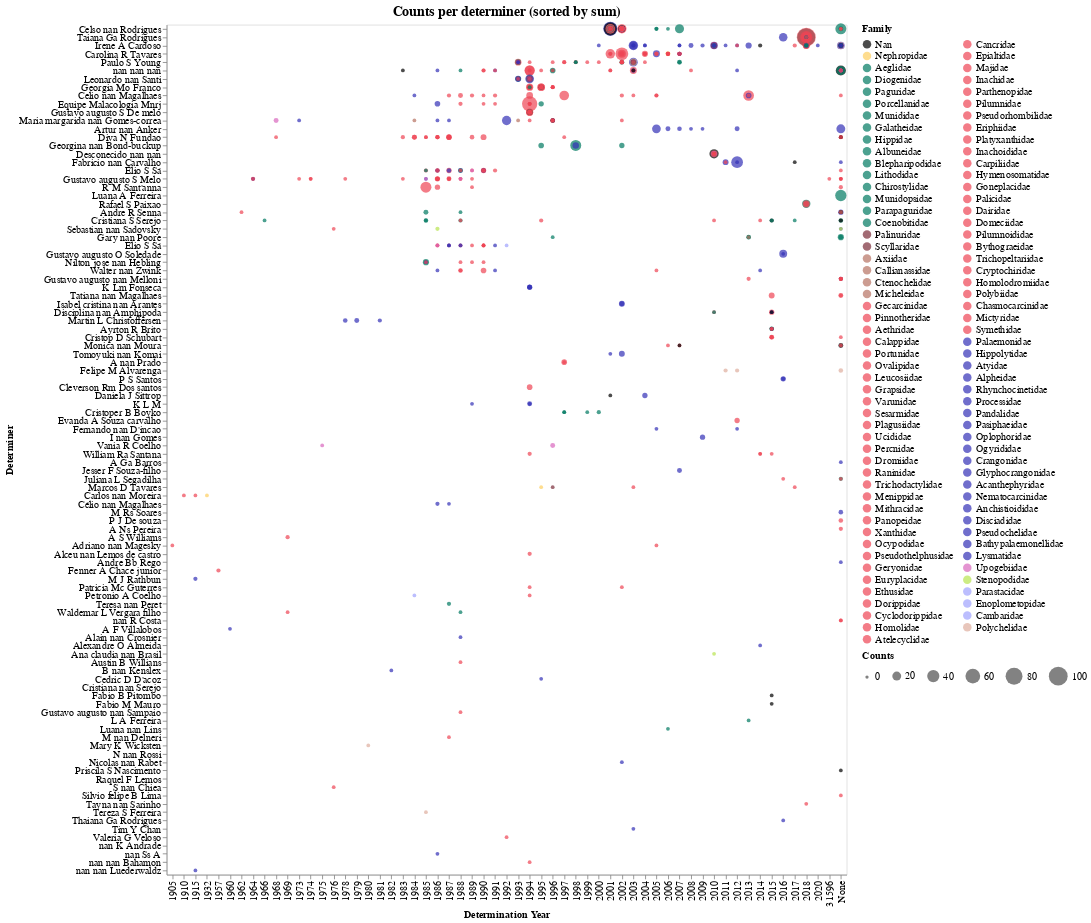

The cell this chart's notebook holds for it:
### Code cell
g = alt.Chart(teste1, title= 'Counts per determiner (sorted by sum)', width=800, height=1000, 
              ).mark_circle().encode(
    x= alt.X('det_year', type='ordinal', title='Determination Year'),
    y= alt.Y('determiner_full_name', type='nominal', title='Determiner', 
            sort=alt.EncodingSortField('counts', op="sum", order='descending')),
    size= alt.Size('counts:Q', title='Counts',
                   legend= alt.Legend(orient='right', direction='horizontal'),
                   scale=alt.Scale(range=[15, 500])),  # range ajusta tamanho do circulo
    order= alt.Order('counts', sort='descending'),  # smaller points in front
    color= alt.Color('family:N', title="Family", 
                     scale=alt.Scale(domain=list(cores_familia_naive.keys()), 
                                     range=list(cores_familia_naive.values())),
                     legend= alt.Legend(columns=2, symbolLimit= 102)),
    tooltip= alt.Tooltip(['determiner_full_name', 'det_year', 'counts', 'family'])
)

# configuring graphic elements (font, fontSize, etc)
g = g.configure_title(fontSize=16).configure_axis(
    labelFontSize=12,
    titleFontSize=12
).configure_legend(
    labelFontSize=12,
    titleFontSize=12
)

g.save('./graphs/determiner/counts_per_determiner-w-family.html')
g

### Figure 1 — Vega-Lite specification as saved in the notebook (floating-point values rounded to 4 significant figures; data arrays with more than 128 entries replaced by an {"elided": "..."} marker saying what was removed)
{"config": {"view": {"continuousWidth": 400, "continuousHeight": 300}, "axis": {"labelFontSize": 12, "titleFontSize": 12}, "legend": {"labelFontSize": 12, "titleFontSize": 12}, "title": {"fontSize": 16}}, "data": {"name": "data-fc925bb4cda74e33ec0e4ab2a28317e8"}, "mark": "circle", "encoding": {"color": {"type": "nominal", "field": "family", "legend": {"columns": 2, "symbolLimit": 102}, "scale": {"domain": ["Nan", "Nephropidae", "Aeglidae", "Diogenidae", "Paguridae", "Porcellanidae", "Munididae", "Galatheidae", "Hippidae", "Albuneidae", "Blepharipodidae", "Lithodidae", "Chirostylidae", "Munidopsidae", "Parapaguridae", "Coenobitidae", "Palinuridae", "Scyllaridae", "Axiidae", "Callianassidae", "Ctenochelidae", "Micheleidae", "Gecarcinidae", "Pinnotheridae", "Aethridae", "Calappidae", "Portunidae", "Ovalipidae", "Leucosiidae", "Grapsidae", "Varunidae", "Sesarmidae", "Plagusiidae", "Ucididae", "Percnidae", "Dromiidae", "Raninidae", "Trichodactylidae", "Menippidae", "Mithracidae", "Panopeidae", "Xanthidae", "Ocypodidae", "Pseudothelphusidae", "Geryonidae", "Euryplacidae", "Ethusidae", "Dorippidae", "Cyclodorippidae", "Homolidae", "Atelecyclidae", "Cancridae", "Epialtidae", "Majidae", "Inachidae", "Parthenopidae", "Pilumnidae", "Pseudorhombilidae", "Eriphiidae", "Platyxanthidae", "Inachoididae", "Carpiliidae", "Hymenosomatidae", "Goneplacidae", "Palicidae", "Dairidae", "Domeciidae", "Pilumnoididae", "Bythograeidae", "Trichopeltariidae", "Cryptochiridae", "Homolodromiidae", "Polybiidae", "Chasmocarcinidae", "Mictyridae", "Symethidae", "Palaemonidae", "Hippolytidae", "Atyidae", "Alpheidae", "Rhynchocinetidae", "Processidae", "Pandalidae", "Pasiphaeidae", "Oplophoridae", "Ogyrididae", "Crangonidae", "Glyphocrangonidae", "Acanthephyridae", "Nematocarcinidae", "Anchistioididae", "Disciadidae", "Pseudochelidae", "Bathypalaemonellidae", "Lysmatidae", "Upogebiidae", "Stenopodidae", "Parastacidae", "Enoplometopidae", "Cambaridae", "Polychelidae"], "range": ["#000000", "#fece5f", "#007961", "#007961", "#007961", "#007961", "#007961", "#007961", "#007961", "#007961", "#007961", "#007961", "#007961", "#007961", "#007961", "#007961", "#7a2c39", "#7a2c39", "#b67262", "#b67262", "#b67262", "#b67262", "#ee4454", "#ee4454", "#ee4454", "#ee4454", "#ee4454", "#ee4454", "#ee4454", "#ee4454", "#ee4454", "#ee4454", "#ee4454", "#ee4454", "#ee4454", "#ee4454", "#ee4454", "#ee4454", "#ee4454", "#ee4454", "#ee4454", "#ee4454", "#ee4454", "#ee4454", "#ee4454", "#ee4454", "#ee4454", "#ee4454", "#ee4454", "#ee4454", "#ee4454", "#ee4454", "#ee4454", "#ee4454", "#ee4454", "#ee4454", "#ee4454", "#ee4454", "#ee4454", "#ee4454", "#ee4454", "#ee4454", "#ee4454", "#ee4454", "#ee4454", "#ee4454", "#ee4454", "#ee4454", "#ee4454", "#ee4454", "#ee4454", "#ee4454", "#ee4454", "#ee4454", "#ee4454", "#ee4454", "#3330b7", "#3330b7", "#3330b7", "#3330b7", "#3330b7", "#3330b7", "#3330b7", "#3330b7", "#3330b7", "#3330b7", "#3330b7", "#3330b7", "#3330b7", "#3330b7", "#3330b7", "#3330b7", "#3330b7", "#3330b7", "#3330b7", "#d867be", "#b8e450", "#a0a3fd", "#a0a3fd", "#a0a3fd", "#deae9e"]}, "title": "Family"}, "order": {"type": "quantitative", "field": "counts", "sort": "descending"}, "size": {"type": "quantitative", "field": "counts", "legend": {"direction": "horizontal", "orient": "right"}, "scale": {"range": [15, 500]}, "title": "Counts"}, "tooltip": [{"type": "nominal", "field": "determiner_full_name"}, {"type": "nominal", "field": "det_year"}, {"type": "quantitative", "field": "counts"}, {"type": "nominal", "field": "family"}], "x": {"type": "ordinal", "field": "det_year", "title": "Determination Year"}, "y": {"type": "nominal", "field": "determiner_full_name", "sort": {"field": "counts", "op": "sum", "order": "descending"}, "title": "Determiner"}}, "height": 1000, "title": "Counts per determiner (sorted by sum)", "width": 800, "$schema": "https://vega.github.io/schema/vega-lite/v4.8.1.json", "datasets": {"data-fc925bb4cda74e33ec0e4ab2a28317e8": {"elided": "704 records"}}}
